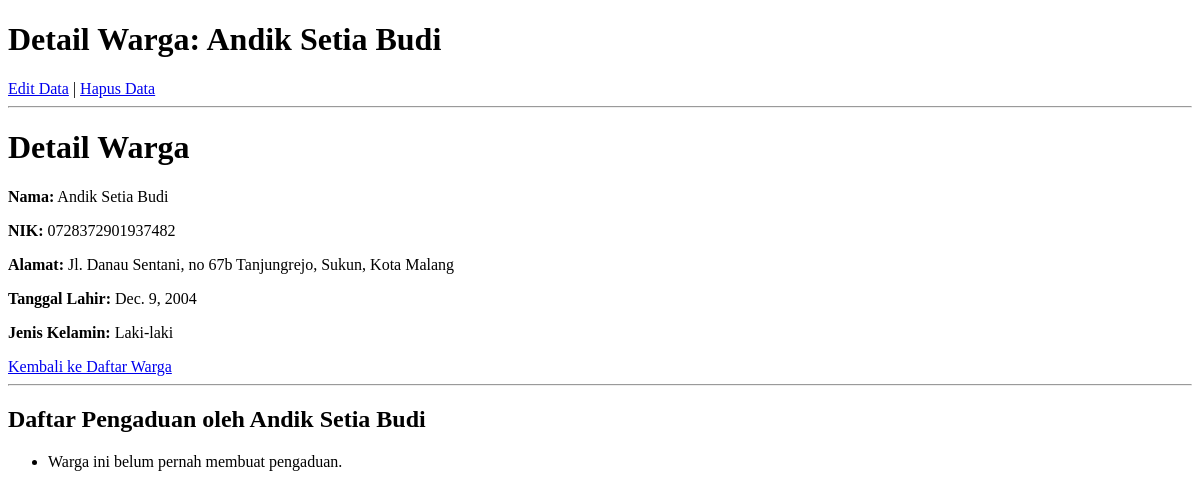
The page /3/ on the database as committed earlier.
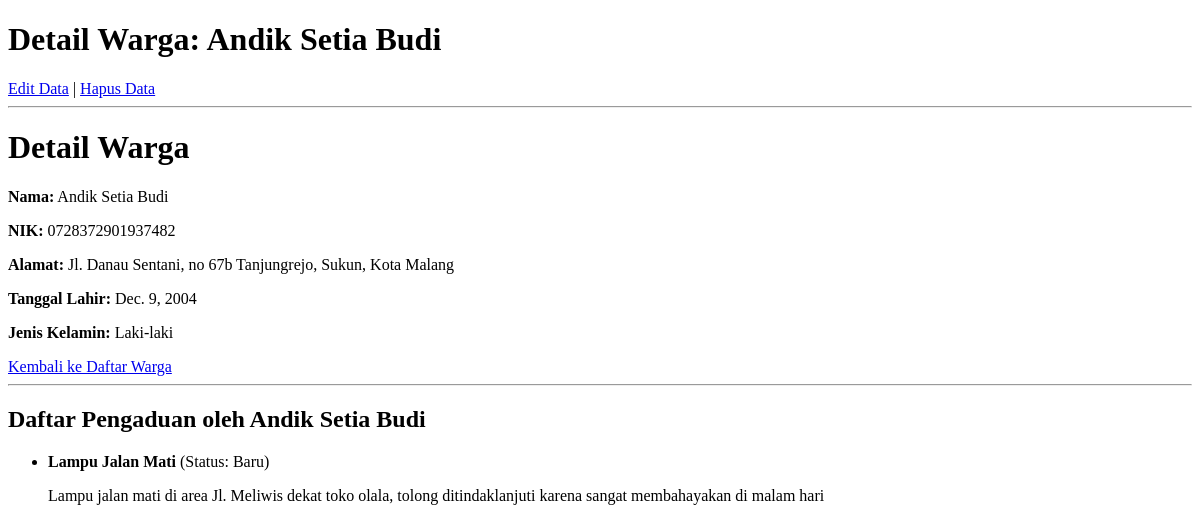
The same page on the database as committed later.
### warga/models.py (models this page shows, shortened)
class Pengaduan(models.Model):
    STATUS_CHOICES = [
        ('BARU', 'Baru'),
        ('DIPROSES', 'Diproses'),
        ('SELESAI', 'Selesai'),
    ]
    judul = models.CharField(max_length=200)
    deskripsi = models.TextField()
    status = models.CharField(max_length=10, choices=STATUS_CHOICES, default='BARU')
    tanggal_lapor = models.DateTimeField(auto_now_add=True)
    pelapor = models.ForeignKey(Warga, on_delete=models.CASCADE, related_name='pengaduan')

### warga/views.py (the view)
# urls.py: path('<int:pk>/', WargaDetailView.as_view(), name='warga-detail'),
class WargaDetailView(DetailView):
    model = Warga
    template_name = 'warga/warga_detail.html'
    context_object_name = 'warga'

### warga/templates/warga/warga_detail.html (shortened to what this page needs)
<!DOCTYPE html>
<html>
<head>
</head>
<body>
    <h1>Detail Warga: {{ warga.nama_lengkap }}</h1>
    <a href="{% url 'warga-edit' warga.pk %}">Edit Data</a> |
    <a href="{% url 'warga-hapus' warga.pk %}">Hapus Data</a>
    <hr>
    <h1>Detail Warga</h1>
    <p><strong>Nama:</strong> {{ warga.nama_lengkap }}</p>
    <p><strong>NIK:</strong> {{ warga.nik }}</p>
    <p><strong>Alamat:</strong> {{ warga.alamat }}</p>
    <p><strong>Tanggal Lahir:</strong> {{ warga.tanggal_lahir }}</p>
    <p><strong>Jenis Kelamin:</strong> {{ warga.jenis_kelamin }}</p>
    <a href="{% url 'warga-list' %}">Kembali ke Daftar Warga</a>
    <hr>
    <h2>Daftar Pengaduan oleh {{ object.nama_lengkap }}</h2>
    <ul>
        {% for aduan in object.pengaduan.all %}
        <li>
            <strong>{{ aduan.judul }}</strong> (Status: {{ aduan.get_status_display }})
            <p>{{ aduan.deskripsi }}</p>
        </li>
        {% empty %}
        <li>Warga ini belum pernah membuat pengaduan.</li>
        {% endfor %}
    </ul>
</body>
</html>

Rows that differ between the two databases and show on the page:
added Pengaduan: judul "Lampu Jalan Mati", status "Baru", deskripsi "Lampu jalan mati di area Jl. Meliwis dekat toko olala, tolong ditindaklanjuti karena sangat membahayakan di malam hari"
Other text that changed with them:
text no longer shown: "Warga ini belum pernah membuat pengaduan."
